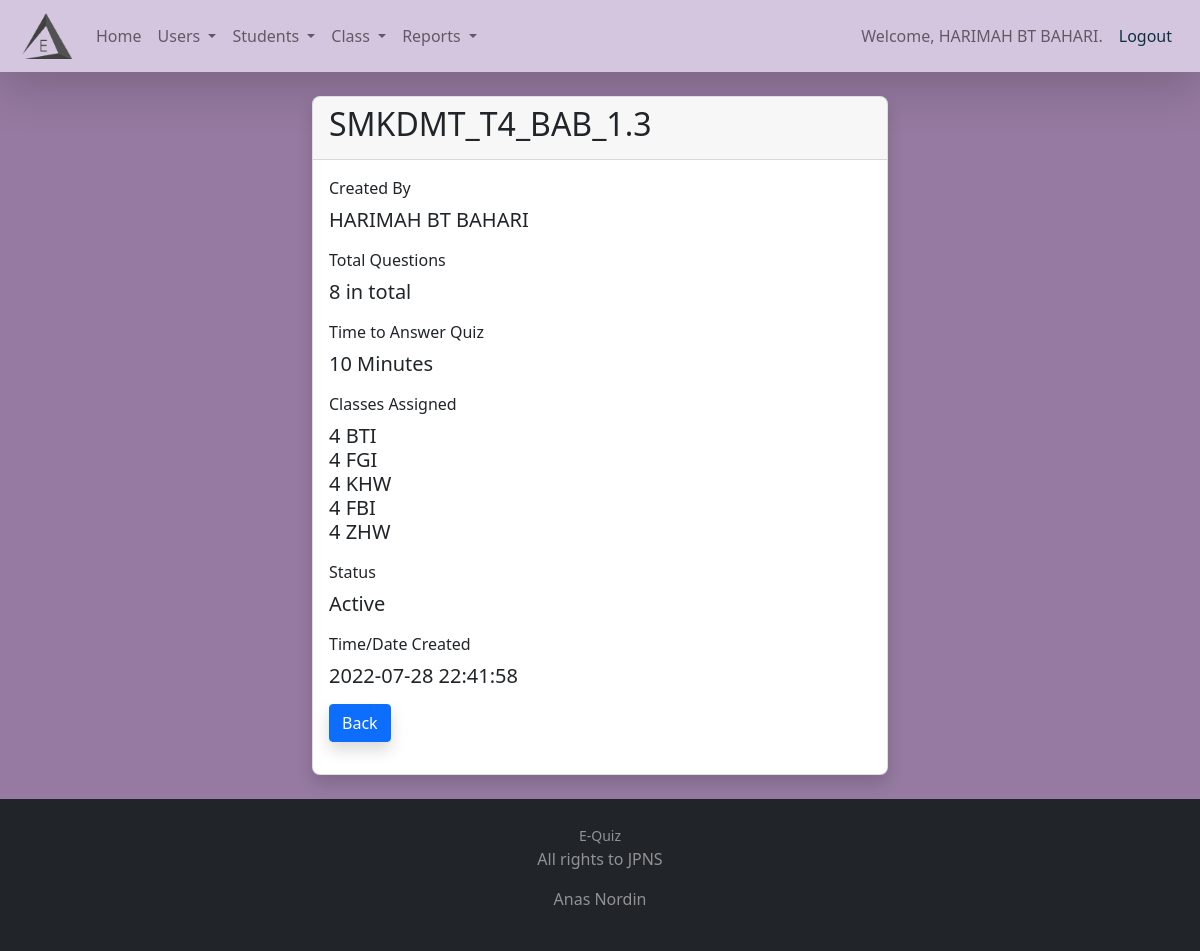
/admin/view_quiz.php?id=1 (signed in), run on the app's committed database.
### tables this page shows
CREATE TABLE `user` (
  `u_id` int(11) NOT NULL,
  `user_name` varchar(150) NOT NULL,
  `u_username` varchar(30) NOT NULL,
  `u_password` varchar(35) NOT NULL,
  `u_access_lvl` tinyint(4) NOT NULL,
  `date_updated` datetime NOT NULL DEFAULT current_timestamp() ON UPDATE current_timestamp()
);

CREATE TABLE `quiz_list` (
  `id` int(11) NOT NULL,
  `title` varchar(150) NOT NULL,
  `points` int(11) NOT NULL,
  `timer` int(11) NOT NULL,
  `u_id` int(11) NOT NULL,
  `is_active` int(11) NOT NULL COMMENT 'active = 1\r\nnot active = 0',
  `quiz_pw` varchar(50) DEFAULT NULL,
  `date_updated` datetime NOT NULL DEFAULT current_timestamp() ON UPDATE current_timestamp()
);

CREATE TABLE `class` (
  `class_id` int(11) NOT NULL,
  `class_section` varchar(10) NOT NULL
);

### admin/view_quiz.php (the view, shortened to what this page needs)
<?php
include("../inc/database.php");
include("admin_header.php");
$quizID = $_GET['id'];
$sql="SELECT * FROM quiz_list WHERE id = $quizID";
$query=$conn->query($sql);
$callQuiz = mysqli_fetch_assoc($query);
$active[0] = 'Inactive';
$active[1] = 'Active';
?>
<br>
<div class="container">
    <div class="card shadow">
        <div class="card-header">
            <h2><?php echo $callQuiz['title'] ?></h2>
        </div>
        <div class="card-body">
            <div class="mb-3">
                <label class="form-label">Created By</label>
                <h5>
                    <?php
                        $userid = $callQuiz['u_id'];
                        $sql_name = 'SELECT user_name FROM user WHERE u_id=' . $userid . '';
                        $query_name=$conn->query($sql_name);
                        $row_name = mysqli_fetch_assoc($query_name);
                        echo $row_name['user_name'];
                    ?>
                </h5>
            </div>
            <div class="mb-3">
                <label class="form-label">Total Questions</label>
                <h5>
                    <?php
                        $sql_total_quiz = "SELECT COUNT(id) AS TOTALQUESTION FROM question WHERE quiz_id = ". $quizID ."";
                        $query_total_quiz = $conn->query($sql_total_quiz);
                        $row_total_quiz = mysqli_fetch_assoc($query_total_quiz);
                        echo $row_total_quiz['TOTALQUESTION'] . " in total";
                    ?>
                </h5>
            </div>
            <div class="mb-3">
                <label class="form-label">Time to Answer Quiz</label>
                <h5><?php echo $callQuiz['timer']?> Minutes</h5>
            </div>
            <div class="mb-3">
                <label class="form-label">Classes Assigned</label>
                <h5>
                    <?php
                        $SQL_ForClasses = "SELECT c.class_section FROM `quiz_list` ql JOIN student_quiz sq, class c WHERE ql.id = sq.quiz_id AND sq.class_id = c.class_id AND ql.id = $quizID";
                        $queryClasses = $conn->query($SQL_ForClasses);
                        while ($ClassesRow = mysqli_fetch_assoc($queryClasses)):
                        echo $ClassesRow['class_section'] . "<br>";
                        endwhile;
                    ?>
                </h5>
            </div>
            <div class="mb-3">
                <label class="form-label">Status</label>
                <h5><?php echo $active[$callQuiz['is_active']] ?></h5>
            </div>
            <div class="mb-3">
                <label class="form-label">Time/Date Created</label>
                <h5><?php echo $callQuiz['date_updated']?></h5>
            </div>
            <p>
                <a href="quiz.php" class="btn btn-primary shadow">Back</a>
            </p>
        </div>
    </div>
</div>
<?php
include("admin_footer.php")
?>

### admin/admin_header.php (shortened to what this page needs)
<?php
include('../inc/database.php');
$sql="SELECT * FROM user WHERE u_id = " . $_SESSION['user_id'] . " ";
$query=$conn->query($sql);
$call=mysqli_fetch_assoc($query);
?>
<!DOCTYPE html>
<html lang="en">
    <head>
        <link href="https://cdn.jsdelivr.net/npm/bootstrap@5.0.2/dist/css/bootstrap.min.css" rel="stylesheet">
        <link rel="stylesheet" href="https://cdn.jsdelivr.net/npm/bootstrap-icons@1.7.2/font/bootstrap-icons.css">
        <link rel="stylesheet" href="https://cdn.jsdelivr.net/npm/select2@4.1.0-rc.0/dist/css/select2.min.css" />
        <link rel="stylesheet" href="https://cdn.jsdelivr.net/npm/select2-bootstrap-5-theme@1.2.0/dist/select2-bootstrap-5-theme.min.css" />
    </head>
    <body>
    <nav class="navbar navbar-expand-lg navbar-light bg-style shadow-lg">
        <div class="container-fluid">
            <a class="navbar-brand" href="index.php">
                <img src="../assets/logo_equiz_no_text.png" style="width:50px; margin-left: 10px;">
            </a>
            <div class="collapse navbar-collapse" id="navbarText">
                <ul class="navbar-nav me-auto mb-2 mb-lg-0">
                    <li class="nav-item active">
                        <a class="nav-link" href="index.php">Home</a>
                    </li>
                    <li class="nav-item dropdown">
                        <a class="nav-link dropdown-toggle" href="#" role="button" data-bs-toggle="dropdown" aria-expanded="false">
                            Users
                        </a>
                    </li>
                    <li class="nav-item dropdown">
                        <a class="nav-link dropdown-toggle" href="#" role="button" data-bs-toggle="dropdown" aria-expanded="false">
                            Students
                        </a>
                    </li>
                    <li class="nav-item dropdown">
                        <a class="nav-link dropdown-toggle" href="#" role="button" data-bs-toggle="dropdown" aria-expanded="false">
                            Class
                        </a>
                    </li>
                    <li class="nav-item dropdown">
                        <a class="nav-link dropdown-toggle" href="#" role="button" data-bs-toggle="dropdown" aria-expanded="false">
                            Reports
                        </a>
                    </li>
                </ul>
                <span class="navbar-text">
                    <?php echo "Welcome, ".$call['user_name']. "." ?>
                </span>
                <span class="navbar-text">
                    <a class="nav-link" style="color: #0B3142;" href="logout.php">Logout</a>
                </span>
            </div>
        </div>
    </nav>

### admin/admin_header.php (style rules this page uses)
.bg-style { background: #D5C6E0; }
html, body, .intro { height: 100%; }
.card { border-radius: .5rem; }

### admin/view_quiz.php (style rules this page uses)
.container { max-width: 600px; margin: 0 auto; }

### admin/admin_footer.php (style rules this page uses)
html, body { height: 100%; }
body { background: linear-gradient(to right, #967AA1, #967AA1); }

### data on the page
user: user_name "HARIMAH BT BAHARI"
quiz_list: title "SMKDMT_T4_BAB_1.3", timer "10", is_active "Active", date_updated "2022-07-28 22:41:58"
class: class_section "4 BTI"
class: class_section "4 FGI"
class: class_section "4 KHW"
class: class_section "4 FBI"
class: class_section "4 ZHW"

### other printed values
$row_total_quiz['TOTALQUESTION'] "8"
